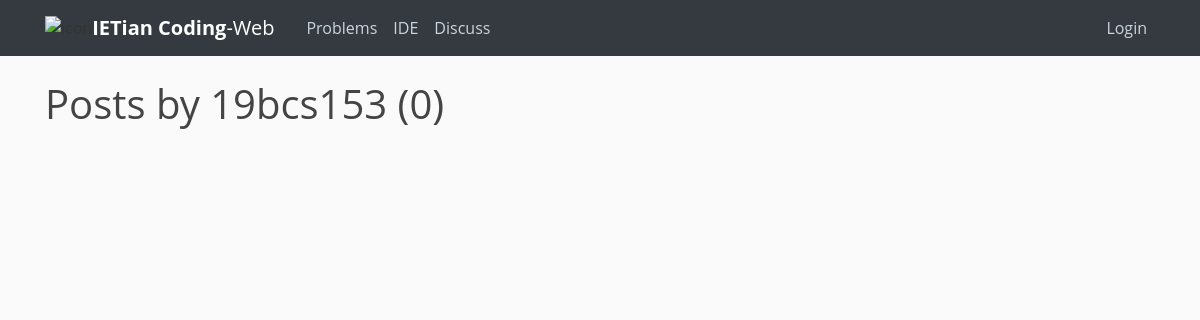
The page /discuss/user/19bcs153/ on the database as committed earlier.
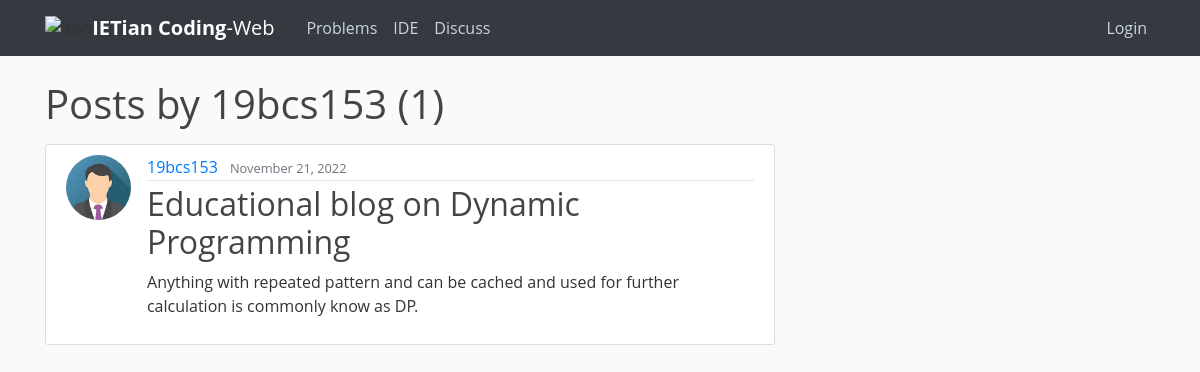
The same page on the database as committed later.
### blog/models.py (models this page shows, shortened)
class Post(models.Model):
    title = models.CharField(max_length=100)
    content = FroalaField(theme='gray')
    date_posted = models.DateTimeField(default=timezone.now)
    author = models.ForeignKey(User, on_delete=models.CASCADE)

### users/models.py (models this page shows, shortened)
class Profile(models.Model):
    user = models.OneToOneField(User,on_delete=models.CASCADE)
    image = models.ImageField(default='default.jpg',upload_to='profile_pics')
    institution = models.CharField(max_length=100,default="IET")
    bio = models.TextField(default="...")
    rating=models.IntegerField(default=0)
    hrating=models.IntegerField(default=0)
    star=models.IntegerField(default=1)
    ac_solution=models.IntegerField(default=0)
    wa_solution=models.IntegerField(default=0)
    tle_solution=models.IntegerField(default=0)
    ce_solution=models.IntegerField(default=0)
    re_solution=models.IntegerField(default=0)

### blog/views.py (the view)
# urls.py: path('user/<str:username>/', UserPostListView.as_view(), name='user-posts'),
class UserPostListView(ListView):
    model=Post
    template_name = 'blog/user_posts.html' # <app>/<model>_<viewtype>.html
    context_object_name = 'posts'
    paginate_by = 5
    def get_queryset(self):
        user = get_object_or_404(User,username=self.kwargs.get('username'))
        return Post.objects.filter(author=user).order_by('-date_posted')

### blog/templates/blog/user_posts.html (shortened to what this page needs)
{% extends "blog/base.html" %}
{% block content %}
<link href="/static/froala_editor/css/froala_style.min.css" type="text/css" media="all" rel="stylesheet">
<h1 class ="mb-3">
    Posts by {{ view.kwargs.username}} ({{page_obj.paginator.count}})
</h1>
    {% for post in posts %}
    <article class="media content-section">
        <img class="rounded-circle article-img" src="{{ post.author.profile.image.url }}">
        <div class="media-body">
          <div class="article-metadata">
            <a class="mr-2 " href="{% url 'user-posts' post.author.username %}">{{ post.author }}</a>
            <small class="text-muted">{{ post.date_posted|date:"F d, Y"}}</small>
          </div>
          <h2><a class="article-title" href="{% url 'post-detail' post.id %}">{{ post.title }}</a></h2>
          <div class="fr-view">
          {{ post.content|safe }}
      </article>
    {% endfor %}
{% endblock content %}

Rows that differ between the two databases and show on the page:
added Post: author.profile.image (placeholder picture), author "19bcs153", date_posted "November 21, 2022", title "Educational blog on Dynamic Programming", content "Anything with repeated pattern and can be cached and used for further calculation is commonly know as DP."
Other text that changed with them:
{{ page_obj.paginator.count }}: "0" → "1"
